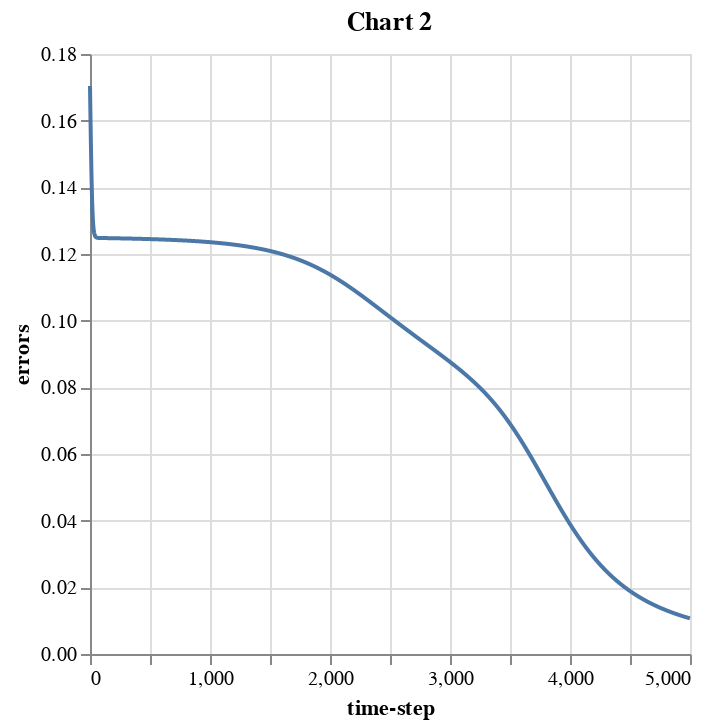

Write notebook code for a chart like this one.
### Code cell
import altair as alt
import pandas as pd
alt.data_transformers.disable_max_rows()

df = pd.DataFrame({"errors":errors, "time-step": np.arange(0, len(errors))})
alt.Chart(df).mark_line().encode(x="time-step", y="errors").properties(title='Chart 2')

### Figure 1 — Vega-Lite specification as saved in the notebook (floating-point values rounded to 4 significant figures; data arrays with more than 128 entries replaced by an {"elided": "..."} marker saying what was removed)
{"config": {"view": {"continuousWidth": 300, "continuousHeight": 300}}, "data": {"name": "data-247184fc404b94c3bcea01399e099bc9"}, "mark": {"type": "line"}, "encoding": {"x": {"field": "time-step", "type": "quantitative"}, "y": {"field": "errors", "type": "quantitative"}}, "title": "Chart 2", "$schema": "https://vega.github.io/schema/vega-lite/v5.20.1.json", "datasets": {"data-247184fc404b94c3bcea01399e099bc9": {"elided": "5000 records"}}}
